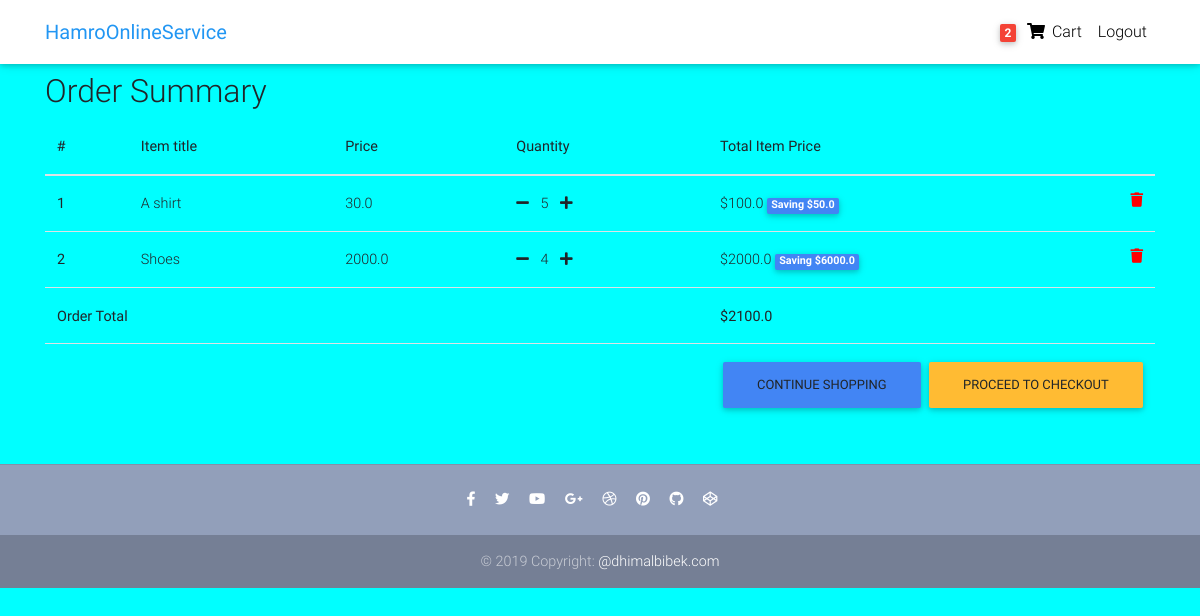
Page /order-summary/ (signed in) on the committed database.
### core/models.py (models this page shows, shortened)
class Order(models.Model):
    user = models.ForeignKey(settings.AUTH_USER_MODEL,
                             on_delete=models.CASCADE)
    ref_code = models.CharField(max_length=20, blank=True, null=True)
    items = models.ManyToManyField(OrderItem)
    start_date = models.DateTimeField(auto_now_add=True)
    ordered_date = models.DateTimeField()
    ordered = models.BooleanField(default=False)
    shipping_address = models.ForeignKey(
        'Address', related_name='shipping_address', on_delete=models.SET_NULL, blank=True, null=True)
    billing_address = models.ForeignKey(
        'Address', related_name='billing_address', on_delete=models.SET_NULL, blank=True, null=True)
    payment = models.ForeignKey(
        'Payment', on_delete=models.SET_NULL, blank=True, null=True)
    coupon = models.ForeignKey(
        'Coupon', on_delete=models.SET_NULL, blank=True, null=True)
    being_delivered = models.BooleanField(default=False)
    received = models.BooleanField(default=False)
    refund_requested = models.BooleanField(default=False)
    refund_granted = models.BooleanField(default=False)
    '''
    1. Item added to cart
    2. Adding a billing address
    (Failed checkout)
    3. Payment
    (Preprocessing, processing, packaging etc.)
    4. Being delivered
    5. Received
    6. Refunds
    '''
    def get_total(self):
        total = 0
        for order_item in self.items.all():
            total += order_item.get_final_price()
        if self.coupon:
            total -= self.coupon.amount
        return total

class OrderItem(models.Model):
    user = models.ForeignKey(settings.AUTH_USER_MODEL,
                             on_delete=models.CASCADE)
    ordered = models.BooleanField(default=False)
    item = models.ForeignKey(Item, on_delete=models.CASCADE)
    quantity = models.IntegerField(default=1)
    def get_total_item_price(self):
        return self.quantity * self.item.price
    def get_total_discount_item_price(self):
        return self.quantity * self.item.discount_price
    def get_amount_saved(self):
        return self.get_total_item_price() - self.get_total_discount_item_price()
    def get_final_price(self):
        if self.item.discount_price:
            return self.get_total_discount_item_price()
        return self.get_total_item_price()

class Item(models.Model):
    title = models.CharField(max_length=100)
    price = models.FloatField()
    discount_price = models.FloatField(blank=True, null=True)
    category = models.CharField(choices=CATEGORY_CHOICES, max_length=2)
    label = models.CharField(choices=LABEL_CHOICES, max_length=1)
    slug = models.SlugField()
    description = models.TextField()
    image = models.ImageField()

### core/views.py (the view)
# urls.py: path('order-summary/', OrderSummaryView.as_view(), name='order-summary'),
class OrderSummaryView(LoginRequiredMixin, View):
    def get(self, *args, **kwargs):
        try:
            order = Order.objects.get(user=self.request.user, ordered=False)
            context = {
                'object': order
            }
            return render(self.request, 'order_summary.html', context)
        except ObjectDoesNotExist:
            messages.warning(self.request, "You do not have an active order")
            return redirect("/")

### core/templatetags/cart_template_tags.py (called while the page is built)
@register.filter
def cart_item_count(user):
    if user.is_authenticated:
        qs = Order.objects.filter(user=user, ordered=False)
        if qs.exists():
            return qs[0].items.count()
    return 0

### templates/order_summary.html (shortened to what this page needs)
{% extends "base.html" %}
{% block content %}
  <main>
    <div class="container">
    <div class="table-responsive text-nowrap">
    <h2>Order Summary</h2>
    <table class="table">
        <thead>
        <tr>
            <th scope="col">#</th>
            <th scope="col">Item title</th>
            <th scope="col">Price</th>
            <th scope="col">Quantity</th>
            <th scope="col">Total Item Price</th>
        </tr>
        </thead>
        <tbody>
        {% for order_item in object.items.all %}
        <tr>
            <th scope="row">{{ forloop.counter }}</th>
            <td>{{ order_item.item.title }}</td>
            <td>{{ order_item.item.price }}</td>
            <td>
                <a href="{% url 'core:remove-single-item-from-cart' order_item.item.slug %}"><i class="fas fa-minus mr-2"></i></a>
                {{ order_item.quantity }}
                <a href="{% url 'core:add-to-cart' order_item.item.slug %}"><i class="fas fa-plus ml-2"></i></a>
            </td>
            <td>
            {% if order_item.item.discount_price %}
                ${{ order_item.get_total_discount_item_price }}
                <span class="badge badge-primary">Saving ${{ order_item.get_amount_saved }}</span>
            {% else %}
                ${{ order_item.get_total_item_price }}
            {% endif %}
            <a style='color: red;' href="{% url 'core:remove-from-cart' order_item.item.slug %}">
                <i class="fas fa-trash float-right"></i>
            </a>
            </td>
        </tr>
        {% endfor %}
        {% if object.get_total %}
        <tr>
            <td colspan="4"><b>Order Total</b></td>
            <td><b>${{ object.get_total }}</b></td>
        </tr>
        <tr>
            <td colspan="5">
            <a class='btn btn-warning float-right ml-2' href='/checkout/'>Proceed to checkout</a>
            <a class='btn btn-primary float-right' href='/'>Continue shopping</a>
            </td>
        </tr>
        {% endif %}
        </tbody>
    </table>
    </div>
    </div>
  </main>
{% endblock content %}

### templates/navbar.html (shortened to what this page needs)
{% load cart_template_tags %}
<nav  class="navbar fixed-top navbar-expand-lg navbar-light white scrolling-navbar">
    <div class="container">
      <a class="navbar-brand waves-effect" href="/">
        <strong class="blue-text">HamroOnlineService</strong>
      </a>
      <div class="collapse navbar-collapse" id="navbarSupportedContent">
        <ul class="navbar-nav nav-flex-icons">
          {% if request.user.is_authenticated %}
          <li class="nav-item">
            <a href="{% url 'core:order-summary' %}" class="nav-link waves-effect">
              <span class="badge red z-depth-1 mr-1"> {{ request.user|cart_item_count }} </span>
              <i class="fas fa-shopping-cart"></i>
              <span class="clearfix d-none d-sm-inline-block"> Cart </span>
            </a>
          </li>
          <li class="nav-item">
            <a class="nav-link waves-effect" href="{% url 'account_logout' %}">
              <span class="clearfix d-none d-sm-inline-block"> Logout </span>
            </a>
          </li>
          {% endif %}
        </ul>
      </div>
    </div>
  </nav>

### templates/base.html (style rules this page uses)
html, body, header, .carousel { height: 60vh; }

### rows in the picture
OrderItem: item "A shirt", item.price "30.0", quantity "5", get_total_discount_item_price "100.0", get_amount_saved "50.0"
OrderItem: item "Shoes", item.price "2000.0", quantity "4", get_total_discount_item_price "2000.0", get_amount_saved "6000.0"
Order: get_total "2100.0"

### other values in the picture
{{ request.user|cart_item_count }} "2"
